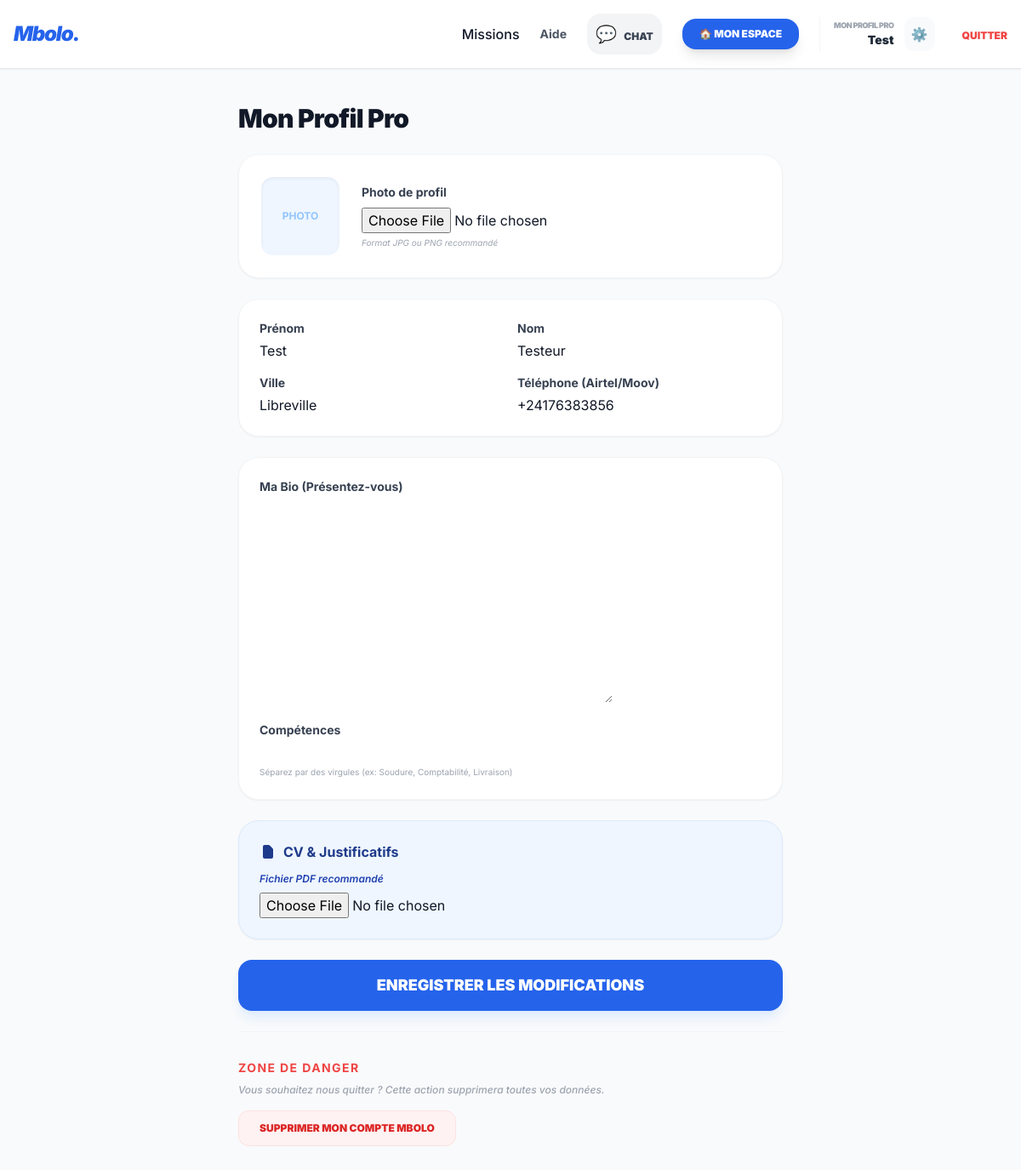
The app's page /profil/modifier/ (signed in) with its own data.
### interim/models.py (models this page shows, shortened)
class User(AbstractUser):
    USER_TYPE_CHOICES = (
        ('PARTICULIER', 'Particulier (Travailleur & Petit Recruteur)'),
        ('ENTREPRISE', 'Entreprise'),
    )
    TYPE_PIECE = [
        ('CNI', 'Carte Nationale d’Identité'),
        ('PASSEPORT', 'Passeport'),
        ('PERMIS', 'Permis de Conduire'),
        ('CNAMGS', 'Carte CNAMGS'),
    ]
    STATUT_VERIF = [
        ('NON_VERIFIE', 'Non vérifié'),
        ('EN_ATTENTE', 'En attente de validation'),
        ('VERIFIE', 'Profil Vérifié ✅'),
        ('REJETE', 'Pièce rejetée'),
    ]
    email = models.EmailField(unique=True, verbose_name="Adresse email")
    username = models.CharField(max_length=150, unique=True, blank=True, null=True)
    USERNAME_FIELD = 'email'
    REQUIRED_FIELDS = ['first_name', 'last_name']
    objects = MyUserManager()
    user_type = models.CharField(max_length=20, choices=USER_TYPE_CHOICES, default='PARTICULIER')
    phone = models.CharField(max_length=15, verbose_name="Numéro Mobile Money")
    ville = models.CharField(max_length=100, default="Libreville")
    photo = models.ImageField(upload_to='profiles/', null=True, blank=True)
    bio = models.TextField(max_length=500, blank=True)
    cv = models.FileField(upload_to='cvs/', null=True, blank=True)
    competences = models.CharField(max_length=255, blank=True)
    nom_entreprise = models.CharField(max_length=150, blank=True)
    niu = models.CharField(max_length=50, blank=True, verbose_name="Numéro NIU")
    first_name = models.CharField(max_length=150, verbose_name="Prénom")
    last_name = models.CharField(max_length=150, verbose_name="Nom")
    experiences = models.TextField(max_length=1000, blank=True, verbose_name="Expériences")
    is_premium = models.BooleanField(default=False)
    date_expiration_premium = models.DateTimeField(null=True, blank=True)
    type_piece_identite = models.CharField(max_length=20, choices=TYPE_PIECE, blank=True)
    fichier_piece_identite = models.FileField(upload_to='identite/', blank=True, null=True)
    statut_verification = models.CharField(max_length=20, choices=STATUT_VERIF, default='NON_VERIFIE')
    date_soumission_verif = models.DateTimeField(null=True, blank=True)

### interim/views.py (the view, shortened to what this page needs)
# urls.py: path('profil/modifier/', views.ModifierProfilView.as_view(), name='modifier_profil'),
class ModifierProfilView(LoginRequiredMixin, UpdateView):
    model = User
    fields = [
        'first_name', 'last_name', 'photo', 'bio', 'cv',
        'competences', 'ville', 'phone', 'nom_entreprise', 'niu'
    ]
    template_name = 'interim/modifier_profil.html'
    success_url = reverse_lazy('dashboard')
    def get_object(self):
        return self.request.user

### interim/context_processors.py (called while the page is built)
def notifications_messages(request):
    if request.user.is_authenticated:
        count = Message.objects.filter(destinataire=request.user, lu=False).count()
        return {'unread_messages_count': count}
    return {'unread_messages_count': 0}

### templates/interim/modifier_profil.html (shortened to what this page needs)
{% extends "base.html" %}
{% block content %}
<div class="max-w-2xl mx-auto p-4 md:py-10">
    <h1 class="text-3xl font-black mb-6 text-gray-900 tracking-tight">Mon Profil Pro</h1>
    <form method="post" enctype="multipart/form-data" class="space-y-6">
        <div class="bg-white p-6 rounded-3xl border border-gray-100 shadow-sm flex items-center gap-6">
            <div class="relative w-24 h-24 bg-blue-50 rounded-2xl overflow-hidden border-2 border-white shadow-inner">
                {% if user.photo %}
                    <img src="{{ user.photo.url }}" class="w-full h-full object-cover">
                {% else %}
                    <div class="flex items-center justify-center h-full text-blue-300 font-bold text-xs uppercase">Photo</div>
                {% endif %}
            </div>
            <div class="flex-1">
                <label class="block text-sm font-bold text-gray-700 mb-2">Photo de profil</label>
                {{ form.photo }}
                <p class="text-[10px] text-gray-400 mt-1 italic">Format JPG ou PNG recommandé</p>
            </div>
        </div>
        <div class="bg-white p-6 rounded-3xl border border-gray-100 shadow-sm space-y-4">
            <div class="grid grid-cols-2 gap-4">
                <div>
                    <label class="block text-sm font-bold text-gray-700 mb-1">Prénom</label>
                    {{ form.first_name }}
                </div>
                <div>
                    <label class="block text-sm font-bold text-gray-700 mb-1">Nom</label>
                    {{ form.last_name }}
                </div>
            </div>
            <div class="grid grid-cols-2 gap-4">
                <div>
                    <label class="block text-sm font-bold text-gray-700 mb-1">Ville</label>
                    {{ form.ville }}
                </div>
                <div>
                    <label class="block text-sm font-bold text-gray-700 mb-1">Téléphone (Airtel/Moov)</label>
                    {{ form.phone }}
                </div>
            </div>
        </div>
        <div class="bg-white p-6 rounded-3xl border border-gray-100 shadow-sm space-y-4">
            <div>
                <label class="block text-sm font-bold text-gray-700 mb-1">Ma Bio (Présentez-vous)</label>
                {{ form.bio }}
            </div>
            <div>
                <label class="block text-sm font-bold text-gray-700 mb-1">Compétences</label>
                {{ form.competences }}
                <p class="text-[10px] text-gray-400 mt-1">Séparez par des virgules (ex: Soudure, Comptabilité, Livraison)</p>
            </div>
        </div>
        <div class="bg-blue-50 p-6 rounded-3xl border border-blue-100 shadow-sm">
            <h3 class="font-bold text-blue-900 mb-3 flex items-center gap-2">
                <svg xmlns="http://www.w3.org/2000/svg" class="h-5 w-5" viewBox="0 0 20 20" fill="currentColor">
                    <path fill-rule="evenodd" d="M4 4a2 2 0 012-2h4.586A2 2 0 0112 2.586L15.414 6A2 2 0 0116 7.414V16a2 2 0 01-2 2H6a2 2 0 01-2-2V4z" clip-rule="evenodd" />
                </svg>
                CV & Justificatifs
            </h3>
            <div>
                <label class="block text-sm font-semibold text-blue-800 mb-2 italic text-xs">Fichier PDF recommandé</label>
                {{ form.cv }}
            </div>
        </div>
        <button type="submit" class="w-full bg-blue-600 text-white py-4 rounded-2xl font-black text-lg hover:bg-blue-700 transition shadow-lg shadow-blue-100 active:scale-95">
            ENREGISTRER LES MODIFICATIONS
        </button>
		<div class="mt-12 pt-8 border-t border-gray-100">
    <h3 class="text-sm font-bold text-red-500 mb-2 uppercase tracking-widest">Zone de danger</h3>
    <p class="text-xs text-gray-400 mb-4 font-medium italic">Vous souhaitez nous quitter ? Cette action supprimera toutes vos données.</p>
    <a href="{% url 'supprimer_compte' %}" class="inline-block bg-red-50 text-red-600 px-6 py-3 rounded-xl text-xs font-black hover:bg-red-100 transition border border-red-100">
        SUPPRIMER MON COMPTE MBOLO
    </a>
</div>
    </form>
</div>
{% endblock %}

### templates/base.html (shortened to what this page needs)
<!DOCTYPE html>
<html lang="fr">
<head>
    <script src="https://cdn.tailwindcss.com"></script>
</head>
<body class="bg-gray-50 text-gray-900 pb-20 md:pb-0">
    <nav class="hidden md:flex bg-white border-b p-4 justify-between items-center sticky top-0 z-50 shadow-sm">
        <a href="/" class="text-2xl font-black text-blue-600 italic tracking-tighter">Mbolo.</a>
        <div class="flex items-center space-x-6 font-medium">
            <a href="{% url 'home' %}" class="hover:text-blue-600 transition">Missions</a>
            <a href="{% url 'aide' %}" class="text-gray-600 hover:text-blue-600 font-bold text-sm">Aide</a>
            {% if user.is_authenticated %}
                <a href="{% url 'liste_chats' %}" class="relative p-2.5 bg-gray-100 hover:bg-blue-100 rounded-2xl transition group">
                    <span class="text-xl">💬</span>
                    <span class="hidden md:inline ml-1 text-xs font-black text-gray-700 group-hover:text-blue-600 uppercase">Chat</span>
                </a>
                <a href="{% url 'dashboard' %}" class="bg-blue-600 text-white px-5 py-2.5 rounded-2xl text-xs font-black shadow-lg hover:bg-blue-700 transition">
                    🏠 MON ESPACE
                </a>
                <div class="flex items-center gap-3 border-l pl-4 border-gray-100">
                    <a href="{% url 'profil_public' user.id %}" class="text-right group">
                        <p class="text-[9px] text-gray-400 font-black uppercase tracking-tighter group-hover:text-blue-600">Mon Profil Pro</p>
                        <p class="text-sm font-black text-gray-800 group-hover:text-blue-600">{{ user.first_name|default:user.username }}</p>
                    </a>
                    <a href="{% url 'modifier_profil' %}" class="p-2 bg-gray-50 rounded-xl hover:bg-gray-200 transition" title="Modifier CV">
                        ⚙️
                    </a>
                </div>
                <form action="{% url 'logout' %}" method="post" class="inline">
                    <button type="submit" class="text-red-500 text-xs font-black uppercase hover:underline ml-2">
                        Quitter
                    </button>
                </form>
            {% else %}
                <a href="{% url 'login' %}" class="text-gray-600 hover:text-blue-600 font-bold transition">Connexion</a>
                <a href="{% url 'signup' %}" class="bg-blue-600 text-white px-5 py-2 rounded-xl font-bold hover:bg-blue-700 transition shadow-lg shadow-blue-200">
                    S'inscrire
                </a>
            {% endif %}
        </div>
    </nav>
    <main class="container mx-auto">
        {% block content %}
        {% endblock %}
    </main>
</body>
</html>

### templates/base.html (style rules this page uses)
body { font-family: 'Inter', sans-serif; }

### records on screen
User: first_name "Test", last_name "Testeur", ville "Libreville", phone "+24176383856"
